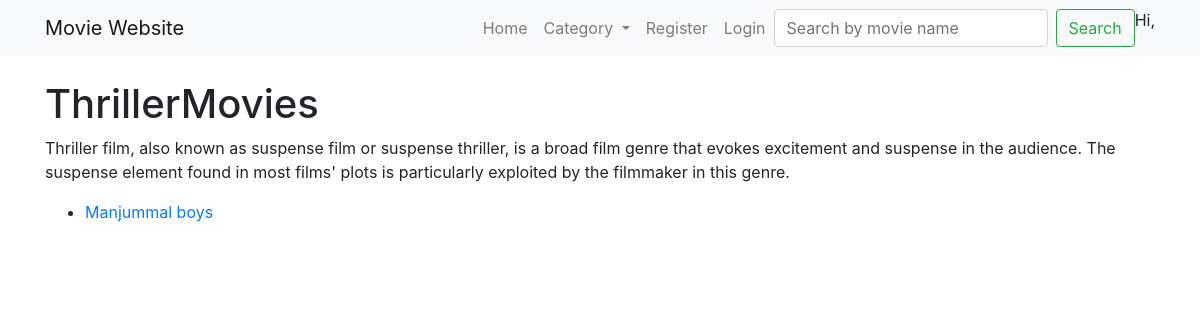
Page /category/7/ on the committed database.
### movie/models.py (models this page shows, shortened)
class Category(models.Model):
    name=models.CharField(max_length=200)
    image=models.ImageField(upload_to='category_images')
    description= models.TextField()

class Movie(models.Model):
    name=models.CharField(max_length=200)
    image=models.ImageField(upload_to='movie_images/')
    release_date= models.DateField()
    description= models.TextField()
    actors = models.CharField(max_length=200)
    category = models.ForeignKey(Category,on_delete=models.CASCADE)
    trailer_link=models.URLField()
    posted=models.ForeignKey(User, on_delete=models.CASCADE)

### movie/views.py (the view)
# urls.py: path('category/<int:category_id>/', views.category_movies, name='category_movies'),
def category_movies(request,category_id):
    category= Category.objects.get(pk=category_id)
    movies=Movie.objects.filter(category=category)
    return render(request,'category_movies.html',{'category':category,'movies':movies})

### movie/context_processors.py (called while the page is built)
def categories(request):
    return {
        'categories': Category.objects.all()
    }

### templates/category_movies.html (shortened to what this page needs)
{% extends 'base.html' %}
{% block content %}
<body>
<h1>{{ category.name }}Movies</h1>
<p>{{ category.description }}</p>
<ul>
    {% for movie in movies %}
    <li>
    <a href="{% url 'movie_detail' movie.pk %}">{{ movie.name }}</a>
    </li>
    {% endfor %}
</ul>
{% endblock %}

### templates/base.html (style rules this page uses)
body { padding-top: 56px; }

### rows in the picture
Category: name "Thriller", description "Thriller film, also known as suspense film or suspense thriller, is a broad film genre that evokes excitement and suspense in the audience. The suspense element found in most films' plots is particularly exploited by the filmmaker in this genre."
Movie: name "Manjummal boys"
